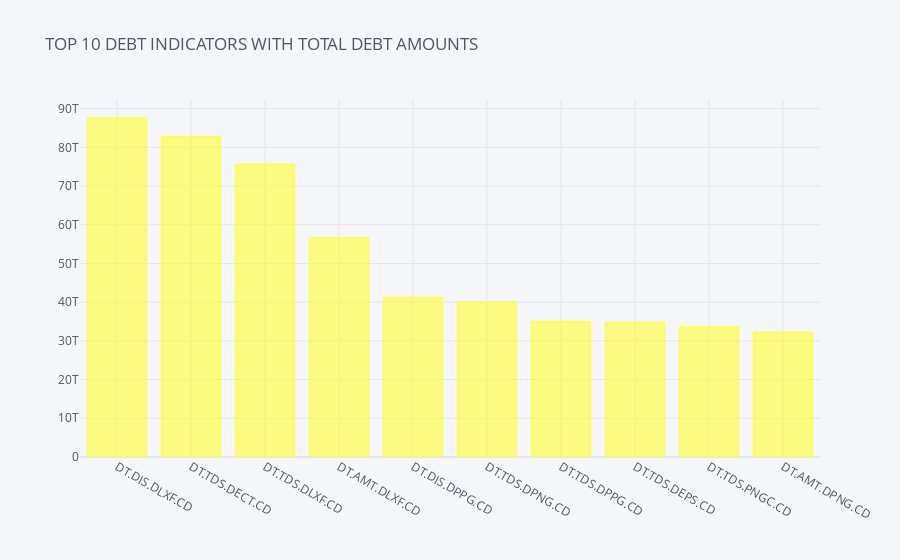

The code cell stored with this chart in its notebook:
### Code cell
c.iplot(kind='bar', x = 'Series Code',y='Sum',title='TOP 10 DEBT INDICATORS WITH TOTAL DEBT AMOUNTS', colors = 'yellow')

### Figure 1 — Plotly figure (JSON) as saved in the notebook; plotly's stock layout.template omitted (floating-point values rounded to 4 significant figures)
{"data": [{"marker": {"color": "rgba(255, 255, 51, 0.6)", "line": {"color": "rgba(255, 255, 51, 1.0)", "width": 1}}, "name": "Sum", "orientation": "v", "text": "", "type": "bar", "x": ["DT.DIS.DLXF.CD", "DT.TDS.DECT.CD", "DT.TDS.DLXF.CD", "DT.AMT.DLXF.CD", "DT.DIS.DPPG.CD", "DT.TDS.DPNG.CD", "DT.TDS.DPPG.CD", "DT.TDS.DEPS.CD", "DT.TDS.PNGC.CD", "DT.AMT.DPNG.CD"], "y": [87610000000000.0, 82790000000000.0, 75670000000000.0, 56610000000000.0, 41220000000000.0, 40020000000000.0, 35050000000000.0, 34840000000000.0, 33670000000000.0, 32270000000000.0]}], "layout": {"legend": {"bgcolor": "#F5F6F9", "font": {"color": "#4D5663"}}, "paper_bgcolor": "#F5F6F9", "plot_bgcolor": "#F5F6F9", "title": {"font": {"color": "#4D5663"}, "text": "TOP 10 DEBT INDICATORS WITH TOTAL DEBT AMOUNTS"}, "xaxis": {"gridcolor": "#E1E5ED", "showgrid": true, "tickfont": {"color": "#4D5663"}, "title": {"font": {"color": "#4D5663"}, "text": ""}, "zerolinecolor": "#E1E5ED"}, "yaxis": {"gridcolor": "#E1E5ED", "showgrid": true, "tickfont": {"color": "#4D5663"}, "title": {"font": {"color": "#4D5663"}, "text": ""}, "zerolinecolor": "#E1E5ED"}}}
